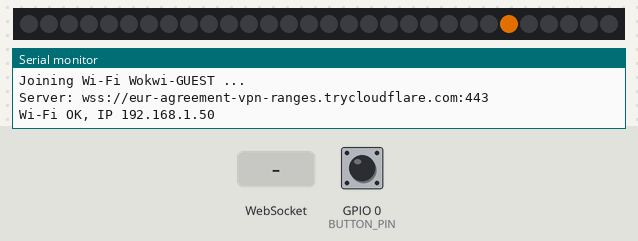
Bench run of a sketch on a simulated ESP32. Shown: 30 RGB LEDs in strip order, left to right, the last lines printed to the serial monitor. The inputs (shaded band) are chosen by the test bench; at power-on: GPIO 0 (BUTTON_PIN) HIGH. Dim RGB values are drawn brighter than linear; WiFi joins after 1.5 s; servers stay silent unless stated.

Above: at 2.48 s.
2.8 s: GPIO 0 (BUTTON_PIN) pulled LOW for 0.15 s
At 3.1 s:
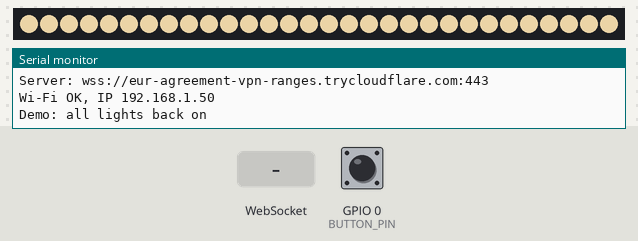
3.5 s: GPIO 0 (BUTTON_PIN) pulled LOW for 1 s
At 4.46 s:
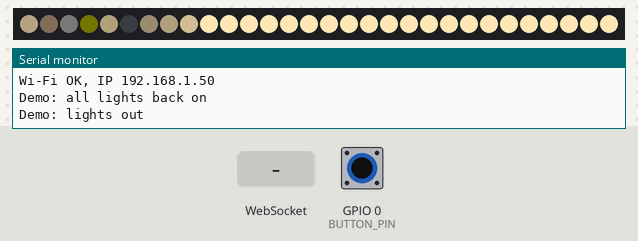
5.1 s: WebSocket text "off" received
7.7 s: GPIO 0 (BUTTON_PIN) pulsed LOW 2 times (0.12 s each, 0.3 s apart)
At 9.35 s:
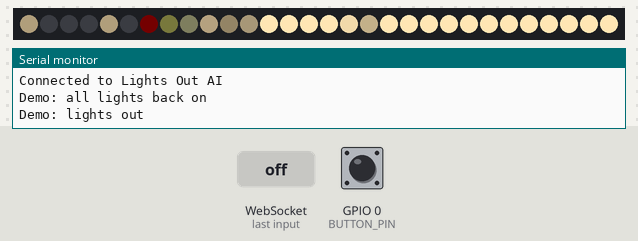
10.7 s: GPIO 0 (BUTTON_PIN) pulsed LOW 2 times (0.12 s each, 0.3 s apart)
At 12.94 s:
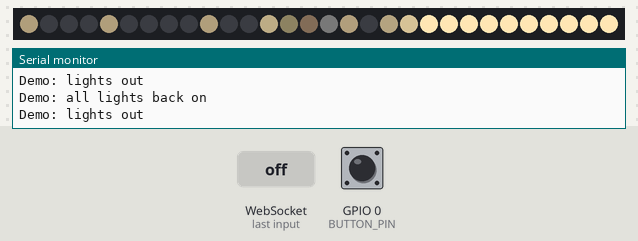
Timing chart, 0 to 14.0 s (numbered marks = the images above; inputs shaded):
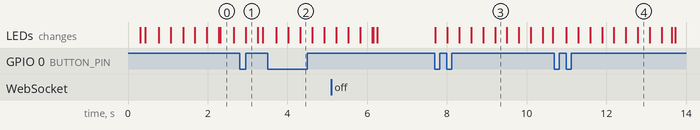

The sketch:

sketch.ino
```cpp
/*
  Lights Out AI — simulated ESP32 + NeoPixel "mini building" (runs in Wokwi)

  One LED per window. The ESP32 joins the backend's WebSocket as an LED board:
      ws://<server>/ws?device=led&floors=5&cols=6
  and gets:
      {"type":"frame","states":"OODF...","colors":["ffe6b4",...]}   full building
      {"led":7,"state":"off"}                                       one LED changed
  It replies {"led":7,"state":"off","ok":true}.

  LED index 0 = bottom-left window, counting left->right then up a floor.
  Blue "Demo" button = offline demo (works without the server).

  Settings: config.h (server address, grid size).
  Libraries (libraries.txt): WebSockets, ArduinoJson, Adafruit NeoPixel.
*/
#include <WiFi.h>
#include <WebSocketsClient.h>
#include <ArduinoJson.h>
#include <Adafruit_NeoPixel.h>
#include "config.h"

// ---- Defaults (override any of these in config.h) ----
#ifndef LED_PIN
#define LED_PIN 5
#endif
#ifndef FLOORS
#define FLOORS 5
#endif
#ifndef COLS
#define COLS 6
#endif
#ifndef SERPENTINE
#define SERPENTINE true      // strip snakes back and forth, row by row
#endif
#ifndef START_AT_TOP
#define START_AT_TOP false   // true if the strip's first LED is in the top row
#endif
#ifndef MAX_BRIGHTNESS
#define MAX_BRIGHTNESS 255
#endif
#ifndef DIM_LEVEL
#define DIM_LEVEL 0.22
#endif
#ifndef BUTTON_PIN
#define BUTTON_PIN 0         // the "Demo" push button in diagram.json
#endif
#ifndef USE_SSL
#define USE_SSL false
#endif
#ifndef WIFI_CHANNEL
#define WIFI_CHANNEL 6       // Wokwi-GUEST is on channel 6; skips the Wi-Fi scan
#endif

constexpr int N = FLOORS * COLS;
constexpr uint32_t WARM_WHITE = 0xFFE6B4;

Adafruit_NeoPixel strip(N, LED_PIN, NEO_GRB + NEO_KHZ800);
WebSocketsClient ws;

float cur[N][3];        // what each LED shows now (for fading)
float tgt[N][3];        // where it is fading to
uint32_t color[N];      // window light color
char ledState[N];       // 'O' on, 'D' dim, 'F' off
bool gotFrame = false;  // false until the server sends the building
bool serverUp = false;

// Offline demo: windows switch one by one, top floor first.
int demoQueue[N];
int demoLen = 0, demoPos = 0;
bool demoActive = false;
unsigned long demoLast = 0;

// ---------------------------------------------------------------------------

int physicalIndex(int i) {
  int row = i / COLS, col = i % COLS;  // row 0 = bottom floor
  if (START_AT_TOP) row = FLOORS - 1 - row;
  if (SERPENTINE && (row % 2 == 1)) col = COLS - 1 - col;
  return row * COLS + col;
}

void setLed(int i, char st) {
  if (i < 0 || i >= N) return;
  ledState[i] = st;
  float level = st == 'O' ? 1.0f : (st == 'D' ? DIM_LEVEL : 0.0f);
  tgt[i][0] = ((color[i] >> 16) & 0xFF) * level;
  tgt[i][1] = ((color[i] >> 8) & 0xFF) * level;
  tgt[i][2] = (color[i] & 0xFF) * level;
}

char codeOf(const char* state) {
  if (!state) return 'O';
  if (strcmp(state, "off") == 0) return 'F';
  if (strcmp(state, "dim") == 0) return 'D';
  return 'O';
}

void allOn() {
  for (int i = 0; i < N; i++) setLed(i, 'O');
}

// ---------------------------------------------------------------------------

void handleMessage(uint8_t* payload, size_t len) {
  JsonDocument doc;
  if (deserializeJson(doc, payload, len)) return;

  if (doc["type"] == "frame") {
    const char* states = doc["states"] | "";
    JsonArray colors = doc["colors"];
    for (int i = 0; i < N; i++) {
      const char* hex = colors[i] | "ffe6b4";
      color[i] = strtoul(hex, nullptr, 16);
      setLed(i, i < (int)strlen(states) ? states[i] : 'F');
    }
    if ((doc["floors"] | FLOORS) != FLOORS || (doc["cols"] | COLS) != COLS)
      Serial.println("Warning: server grid size differs from FLOORS/COLS");
    gotFrame = true;
    demoActive = false;
    Serial.printf("Building received: %s\n", states);
  } else if (doc["led"].is<int>()) {
    int i = doc["led"];
    const char* st = doc["state"] | "on";
    setLed(i, codeOf(st));
    char reply[64];
    snprintf(reply, sizeof(reply), "{\"led\":%d,\"state\":\"%s\",\"ok\":true}", i, st);
    ws.sendTXT(reply);
  }
}

void onEvent(WStype_t type, uint8_t* payload, size_t len) {
  switch (type) {
    case WStype_CONNECTED:
      serverUp = true;
      Serial.println("Connected to Lights Out AI");
      break;
    case WStype_DISCONNECTED:
      serverUp = false;
      Serial.println("Disconnected, retrying...");
      break;
    case WStype_TEXT:
      handleMessage(payload, len);
      break;
    default:
      break;
  }
}

// ---------------------------------------------------------------------------

void startOfflineDemo() {
  // If the upper floors are all lit: lights out, top floor first (lobby stays on).
  // Otherwise (fresh board, or after a lights-out): light the whole building.
  bool anyOff = false;
  for (int i = COLS; i < N; i++) if (ledState[i] != 'O') anyOff = true;
  if (anyOff) {
    allOn();
    demoActive = false;
    Serial.println("Demo: all lights back on");
    return;
  }
  demoLen = 0;
  for (int i = N - 1; i >= COLS; i--) demoQueue[demoLen++] = i;
  demoPos = 0;
  demoActive = true;
  Serial.println("Demo: lights out");
}

void stepDemo() {
  if (!demoActive || millis() - demoLast < 90) return;
  demoLast = millis();
  int i = demoQueue[demoPos];
  setLed(i, (i % 4 == 0) ? 'D' : 'F');  // a few stay dimmed, like the AI does
  if (++demoPos >= demoLen) demoActive = false;
}

void checkButton() {
  static bool last = HIGH;
  static unsigned long changed = 0;
  bool now = digitalRead(BUTTON_PIN);
  if (now != last && millis() - changed > 40) {
    changed = millis();
    last = now;
    if (now == LOW) startOfflineDemo();
  }
}

void render() {
  static unsigned long lastFrame = 0;
  if (millis() - lastFrame < 15) return;
  lastFrame = millis();
  for (int i = 0; i < N; i++) {
    for (int c = 0; c < 3; c++) cur[i][c] += (tgt[i][c] - cur[i][c]) * 0.12f;  // smooth fade
    strip.setPixelColor(physicalIndex(i), strip.Color((uint8_t)cur[i][0], (uint8_t)cur[i][1], (uint8_t)cur[i][2]));
  }
  // Before the building arrives, pulse the bottom-left LED: blue = joining Wi-Fi, amber = finding server.
  if (ledState[0] == 'S') {  // cleared as soon as a frame or the demo sets LED 0
    float p = (sin(millis() / 300.0) + 1) / 2;
    uint32_t c = WiFi.status() != WL_CONNECTED ? strip.Color(0, 0, 40 + 120 * p) : strip.Color(120 * p + 40, 60 * p + 20, 0);
    strip.setPixelColor(physicalIndex(0), c);
  }
  strip.show();
}

// ---------------------------------------------------------------------------

void setup() {
  Serial.begin(115200);
  pinMode(BUTTON_PIN, INPUT_PULLUP);
  strip.begin();
  strip.setBrightness(MAX_BRIGHTNESS);
  for (int i = 0; i < N; i++) {
    color[i] = WARM_WHITE;
    ledState[i] = 'F';
    for (int c = 0; c < 3; c++) cur[i][c] = tgt[i][c] = 0;
  }
  ledState[0] = 'S';  // status pulse until connected
  strip.show();

  Serial.printf("Joining Wi-Fi %s ...\n", WIFI_SSID);
  Serial.printf("Server: %s://%s:%d\n", USE_SSL ? "wss" : "ws", SERVER_HOST, SERVER_PORT);
  WiFi.mode(WIFI_STA);
  WiFi.begin(WIFI_SSID, WIFI_PASS, WIFI_CHANNEL);
  unsigned long start = millis();
  while (WiFi.status() != WL_CONNECTED && millis() - start < 20000) {
    render();
    checkButton();
    delay(10);
  }
  if (WiFi.status() == WL_CONNECTED)
    Serial.printf("Wi-Fi OK, IP %s\n", WiFi.localIP().toString().c_str());
  else
    Serial.println("No Wi-Fi yet (still retrying). Press the Demo button for the offline demo.");

  String path = String("/ws?device=led&floors=") + FLOORS + "&cols=" + COLS;
  if (USE_SSL) ws.beginSSL(SERVER_HOST, SERVER_PORT, path.c_str());
  else ws.begin(SERVER_HOST, SERVER_PORT, path.c_str());
  ws.onEvent(onEvent);
  ws.setReconnectInterval(2000);
  ws.enableHeartbeat(15000, 3000, 2);
}

void loop() {
  ws.loop();
  checkButton();
  stepDemo();
  render();
}
```

config.h
```cpp
// Settings for the Wokwi simulation. Edit SERVER_HOST before you press Play.
#pragma once

#define WIFI_SSID "Wokwi-GUEST"   // Wokwi's built-in open network
#define WIFI_PASS ""

// Free Wokwi can only reach the public internet, not "localhost". Use one of:
//   Vultr server by IP:      "45.x.x.x",       port 80,  USE_SSL false
//   Your domain with HTTPS:  "yourdomain.xyz", port 443, USE_SSL true
// (no http://, no slash at the end)
#define SERVER_HOST "eur-agreement-vpn-ranges.trycloudflare.com"
#define SERVER_PORT 443
#define USE_SSL true


// LED grid = the model building: FLOORS rows x COLS windows. Keep in sync with diagram.json.
#define FLOORS 5
#define COLS 6
#define LED_PIN 5
#define SERPENTINE true      // matches "matrixLayout": "serpentine"
#define START_AT_TOP true    // Wokwi's matrix starts at the top-left pixel
```

Measured:
- after the input at 2.8 s, the LEDs: change after 0.16 s (image 1)
- after the input at 3.5 s, the LEDs: first change after 0.22 s (image 2 shows a later state)
- after the input at 7.7 s, the LEDs: first change at once (image 3 shows a later state)
- after the input at 10.7 s, the LEDs: first change after 0.29 s (image 4 shows a later state)
